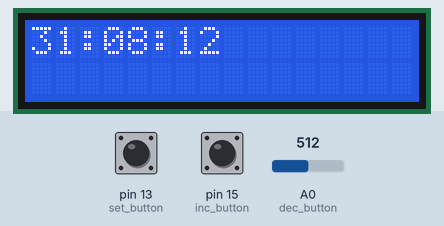
Bench run of a sketch on a simulated Arduino Uno, built with avr-gcc and run on an emulated ATmega328P. Parts: 16×2 character LCD. The inputs (shaded band) are chosen by the test bench; at power-on: pin 13 (set_button) LOW, pin 15 (inc_button) LOW, A0 (dec_button) = 512.

Above: at 1.6 s.
1.7 s: pin 13 (set_button) pulled HIGH for 0.15 s
At 2.8 s:
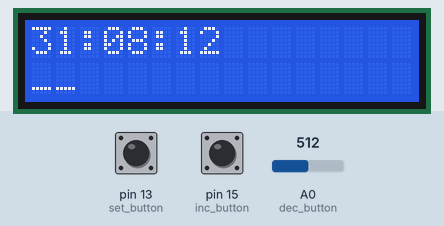
3.5 s: pin 15 (inc_button) pulled HIGH for 1 s
At 5.7 s:
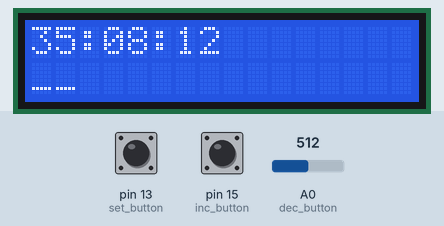
6.0 s: pin 13 (set_button) pulled HIGH for 1 s
At 7.9 s:
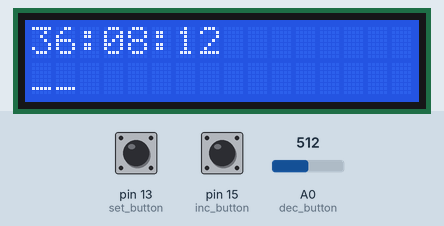
8.5 s: pin 15 (inc_button) pulled HIGH for 0.15 s
At 9.4 s:
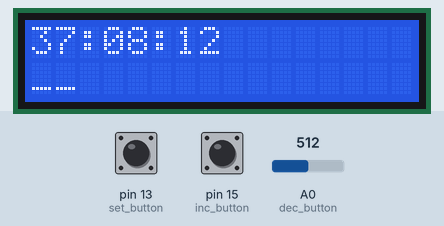
Timing chart, 0 to 11.3 s (numbered marks = the images above; inputs shaded):
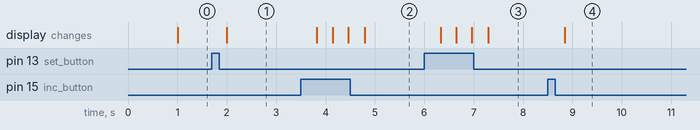

The sketch:

Digital_Clock.ino
```cpp
#include <LiquidCrystal_I2C.h>
LiquidCrystal_I2C lcd(0x27, 16, 2);
int second = 30,minute=8,hour=12;
int set_button=13,inc_button=15,dec_button=A0,time_slot=1;
long current=0;
void updateScreen(){
    lcd.setCursor(0, 0);
    if(second < 10){
      lcd.print("0");
    }
    lcd.print(second);
    lcd.print(":");

    if(minute < 10){
      lcd.print("0");
    }
    lcd.print(minute);
    lcd.print(":");

    if(hour < 10){
      lcd.print("0");
    }
    lcd.print(hour);
  }
void overflow(){
    if(second == 60){
      second = 0;
      minute++;
    }
    if(minute == 60){
      minute = 0;
      hour++;
    }
    if(hour == 24){
      hour = 0;
    }
}
void underflow(){
  if(second==-1){
     second=59;
     minute--;
 }
 if(minute==-1){
   minute=59;
   hour--;
 }
 if(hour==-1){
   hour=0;
 }
}
void inc(){
    second++;
    overflow();
    updateScreen();
}
void set(){
  while(time_slot<4){
    yield();
    if(time_slot==1){
     if(digitalRead(inc_button)){
       second++;
       overflow();
       delay(300);
     }
      if(analogRead(dec_button)==1024){
       second--;
       underflow();
       delay(300);
     }
     lcd.setCursor(0,1);
     lcd.print("__      ");
  }
    else if(time_slot==2){
     if(digitalRead(inc_button)){
       minute++;
       overflow();
       delay(300);
     }
      if(analogRead(dec_button)==1024){
       minute--;
       underflow();
       delay(300);
     }
     lcd.setCursor(0,1);
     lcd.print("   __   ");
  }
    else if(time_slot==3){
     if(digitalRead(inc_button)){
       hour++;
       overflow();
       delay(300);
     }
      if(analogRead(dec_button)==1024){
       hour--;
       underflow();
       delay(300);
     }
     lcd.setCursor(0,1);
     lcd.print("      __");
  }
    updateScreen();
    if(digitalRead(set_button)){
    time_slot++;
    delay(300);
    }
  }
   lcd.setCursor(0,1);
   lcd.print("        ");
}
void setup() {
lcd.init();
lcd.clear();
lcd.backlight();
pinMode(set_button,INPUT);
pinMode(inc_button,INPUT);
}
void loop() {
   if(millis()-current>1000){
     current=millis();
     inc();
   }
   if(digitalRead(set_button)){
     delay(300);
     set();
     time_slot=1;
   }
}
```

Measured:
- after the input at 1.7 s, the display: changes after 0.30 s (image 1)
- after the input at 3.5 s, the display: first changes after 0.33 s (image 2 shows a later state)
- after the input at 6.0 s, the display: first changes after 0.33 s (image 3 shows a later state)
- after the input at 8.5 s, the display: changes after 0.34 s (image 4)
